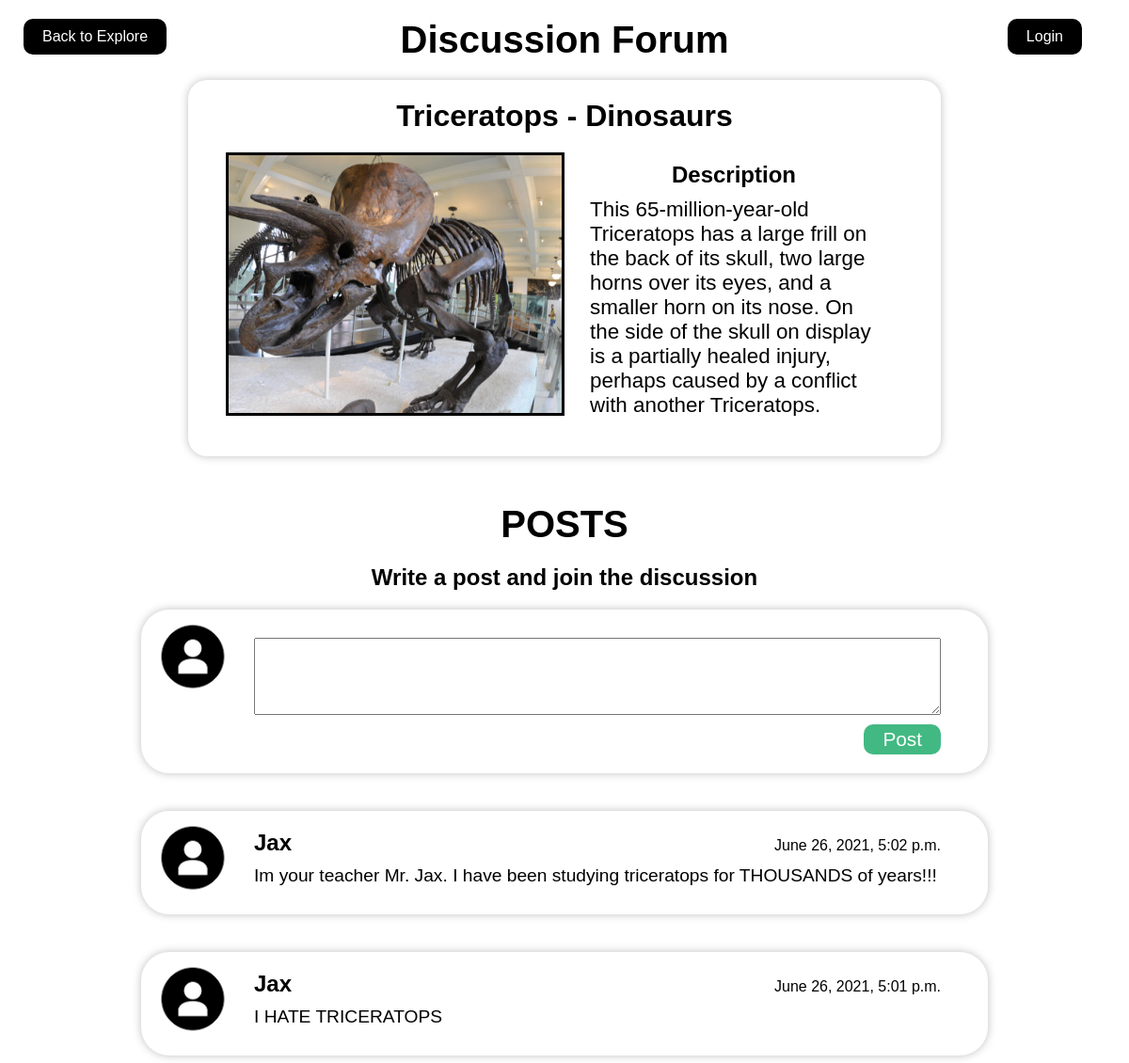
Page /discussion/7 on the committed database.
### backend/models.py (models this page shows, shortened)
class Item(models.Model):
    name = models.CharField(max_length=200)
    category = models.CharField(max_length=200, default="Dinosaurs")
    description = models.CharField(max_length=5000)
    description = models.TextField()
    img_url = models.URLField(null=True, blank=True)
    img = models.ImageField(null=True, upload_to='images/')

class DiscussionPost(models.Model):
    item = models.ForeignKey(Item, on_delete=models.CASCADE)
    user = models.ForeignKey(User, on_delete=models.CASCADE)
    time = models.DateTimeField(auto_now=True)
    post = models.TextField(null=True, blank=True)
    class Meta:
        ordering = ['-time']
    def __str__(self):
        return f'{self.post}. BY {self.user.name}. POSTED ON {self.time.month}/{self.time.day} TO {self.item.name}'

class User(models.Model):
    username = models.CharField(max_length=64, unique=True)
    password = models.CharField(max_length=64)
    name = models.CharField(max_length=64)
    items = models.ManyToManyField(Item, blank=True)

### backend/views.py (the view, shortened to what this page needs)
# urls.py: path('discussion', views.discussion, name="discussion"),
def discussion(request, item_pk=2):
    if request.method == 'GET':
        dps = DiscussionPost.objects.filter(item=Item.objects.get(id=item_pk))
        print(dps)
        item = Item.objects.get(id=item_pk)
        data = {"posts":dps, "item":item, "loggedIn": False}
        if "username" in request.session:
            loggedIn = True
            user = User.objects.get(username=request.session["username"])
            data.update({"loggedIn": loggedIn, "user": user})
        return render(request, "discussion.html", data)

### backend/templates/discussion.html (shortened to what this page needs)
<!DOCTYPE html>
<html>
    <head>
        <link rel="stylesheet" href="../static/style.css">
        <h1 class="title-discussion">Discussion Forum</h1>
    </head>
    <body>
        <a class="back-button" style="" href="../../explore">Back to Explore</a>
        <a class="back-discuss">Login</a>
        <main class="artifact" style="height: 50%; width: 800px;">
            <h1>{{ item.name }} - {{ item.category }}</h1>
            <div style="height: 20px;"></div>
            <div class="artifact__content">
                <div style="background-image: url({{ item.img.url }});" class="img"></div>
                <div class="text">
                    <h3>Description</h3>
                    <p>{{ item.description | linebreaksbr }}</p>
                </div>
            </div>
            <div style="height: 20px;"></div>
        </main>
        <div style="height: 30px;"></div>
        <h1 style="text-align: center; margin: auto;font-size: 2.5rem; padding: 20px 0px;">POSTS</h1>
        <h3 style="font-size: 1.5rem; text-align: center; margin:auto;">Write a post and join the discussion</h3>
        <div style="height: 20px;"></div>
        <form class="discussion" method="POST">
            <img src="../static/images/usericon.png" alt="">
            <div class="discussion__text">
                <textarea id="textarea" name="textarea" rows="4" cols="50"></textarea>
                <button type="submit">Post</button>
            </div>
        </form>
        <div style="height: 40px;"></div>
        {% for item in posts %}
            <section class="discussion">
                <img src="../static/images/usericon.png" alt="">
                <div class="discussion__text">
                    <header>
                        <h3>{{ item.user.name }}</h3>
                        <h4>{{ item.time }}</h4>
                    </header>
                    <p>{{ item.post }}</p>
                </div>
            </section>
            <div style="height: 40px;"></div>
        {% endfor %}
    </body>
</html>

### backend/static/style.css (style rules this page uses)
* { box-sizing: border-box; margin: 0; padding: 0; }
body, html { width: 100vw; height: 100%; }
body { font-family: Arial, Helvetica, sans-serif; position: relative; }
.back-button { position: absolute; background-color: black; color: white; height: fit-content; border: none; display: block; text-decoration: none; text-align: center; padding: 10px 20px; border-radius: 10px; margin-top: 15px; margin-left: 15px; top: 5px; left: 10px; width: fit-content; }
.artifact { background-color: white; border: none; width: 80%; height: 75%; position: relative; border-radius: 20px; box-shadow: 0px 0px 10px 0px #bfbfbf; margin: auto; }
.artifact > h1 { margin: auto; text-align: center; padding-top: 20px; }
.artifact__content { width: 90%; display: flex; flex-direction: row; align-items: stretch; height: 70%; margin: auto; }
.artifact__content > div { width: 50%; }
.artifact__content > .text { overflow: scroll; }
.artifact__content > .text > p { width: 85%; margin: auto; margin-top: 10px; font-size: 1.4rem; }
.artifact__content > .text > h3 { margin: auto; text-align: center; font-size: 1.5rem; margin-top: 10px; }
.artifact__content > .img { background-size: cover; background-position: center; border: solid 3px black; }
.discussion { width: 75%; margin: auto; display: flex; flex-direction: row; justify-content: flex-start; box-shadow: 0px 0px 10px 0px #bfbfbf; border-radius: 30px; }
.discussion > img { height: 80px; width: 80px; margin-top: 10px; margin-left: 15px; }
.discussion__text { flex: 1; padding: 20px 50px 20px 25px; }
.discussion__text > header { display: flex; flex-direction: row; justify-content: space-between; align-items: baseline; }
.discussion__text > header > h3 { font-size: 1.5rem; }
.discussion__text > header > h4 { font-weight: 200; font-size: 1rem; }
.discussion__text > p { font-size: 1.2rem; padding: 10px 0px; }
.discussion__text > button { display: block; font-size: 1.3rem; padding: 4px 20px; background-color: #42b983; color: white; float: right; border: none; border-radius: 10px; margin-top: 10px; }
.discussion__text > textarea { display: block; width: 100%; resize: vertical; padding: 10px 20px; margin-top: 10px; }
input:focus, textarea { outline: none; }

### backend/templates/discussion.html (style rules this page uses)
.title-discussion { text-align: center; margin: auto; font-size: 2.5rem; padding: 20px 0px; }
p { font-size: 2rem; }
.back-discuss { position: absolute; background-color: black; color: white; width: 100px; height: fit-content; border: none; display: block; text-decoration: none; text-align: center; padding: 10px 20px; border-radius: 10px; margin-top: 15px; margin-left: 15px; top: 5px; right: 50px; width: fit-content; }

### rows in the picture
Item: name "Triceratops", category "Dinosaurs", img (picture), description "This 65-million-year-old Triceratops has a large frill on the back of its skull, two large horns over its eyes, and a smaller horn on its nose. On the side of the skull on display is a partially healed injury, perhaps caused by a conflict with another Triceratops."
DiscussionPost: user.name "Jax", time "June 26, 2021, 5:02 p.m.", post "Im your teacher Mr. Jax. I have been studying triceratops for THOUSANDS of years!!!"
DiscussionPost: user.name "Jax", time "June 26, 2021, 5:01 p.m.", post "I HATE TRICERATOPS"
